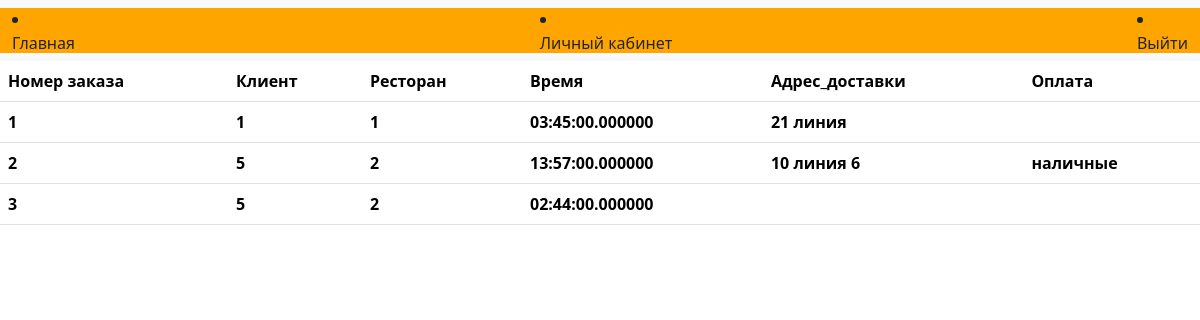
The page /eda/admin.php on the database its author committed.
### tables this page shows
CREATE TABLE `zacaz` (
  `id_zacaz` int(11) NOT NULL,
  `id_user` int(11) NOT NULL,
  `id_restoran` int(11) NOT NULL,
  `time` time(6) NOT NULL,
  `adres_dostavki` varchar(20) NOT NULL,
  `oplata` varchar(23) NOT NULL
);

### eda/admin.php (the view, shortened to what this page needs)
 <?php
 include 'temp/head.php';
 include 'temp/database.php';
 include 'temp/navadmin.php';
?>
<tbody>
<table class="table">
<tr>
 <th>Номер заказа</th>
   <th>Клиент</th>
   <th>Ресторан</th>
   <th>Время</th>
   <th>Адрес_доставки</th>
   <th>Оплата</th>
</tr>
<?php
$sql="SELECT * from zacaz";
$result=$mysqli->query($sql);
if(!empty($result)){
  foreach($result as $row){
    echo '<tr><th>'.$row['id_zacaz'].'</th>
    <th>'.$row['id_user'].'</th>
    <th>'.$row['id_restoran'].'</th>
    <th>'.$row['time'].'</th>
    <th>'.$row['adres_dostavki'].'</th>
    <th>'.$row['oplata'].'</th></tr>';
  }
}
?>
</table>
</tbody>

### eda/temp/head.php (shortened to what this page needs)
 <!Doctype html>
<html lang="en-US">
  <head>
    <link rel="stylesheet" href="css/bootstrap.min.css">
  </head>
</html>

### eda/temp/navadmin.php (shortened to what this page needs)
 <nav class="navbar navbar-expand-lg bg-body-tertiary">
  <div class="container-fluid"style="background-color:orange; height:45px;" >
   <li class="nav-item">
          <a class="nav-link active" aria-current="page" href="index.php">Главная</a>
        </li>
         <li class="nav-item">
          <a class="nav-link active" aria-current="page" href="person.php">Личный кабинет</a>
        </li>
         <li class="nav-item">
          <a class="nav-link active" aria-current="page" href="logout.php">Выйти</a>
        </li>
</nav>

### rows shown on the page
zacaz: id_zacaz "1", id_user "1", id_restoran "1", time "03:45:00.000000", adres_dostavki "21 линия"
zacaz: id_zacaz "2", id_user "5", id_restoran "2", time "13:57:00.000000", adres_dostavki "10 линия 6", oplata "наличные"
zacaz: id_zacaz "3", id_user "5", id_restoran "2", time "02:44:00.000000"
